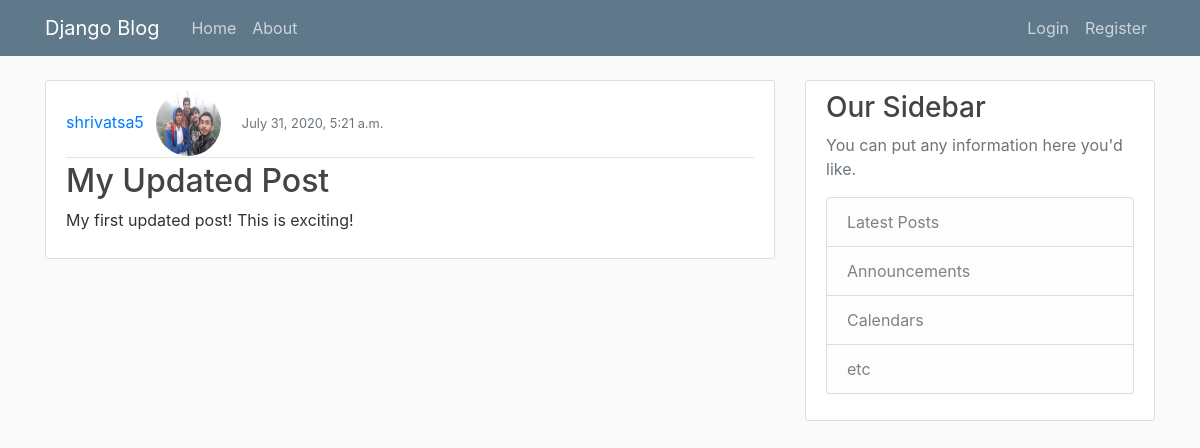
The page /post/22/ on the database its author committed.
### blog/models.py (models this page shows, shortened)
class Post(models.Model):
	title=models.CharField(max_length=100)
	date_posted=models.DateTimeField(default=timezone.now)
	content=models.TextField()
	author=models.ForeignKey(User, on_delete=models.CASCADE)

### accounts/models.py (models this page shows, shortened)
class Profile(models.Model):
	user=models.OneToOneField(User,on_delete=models.CASCADE)
	image=models.ImageField(default='default.jpg',upload_to='profile_pics')

### blog/views.py (the view)
# urls.py: path('post/<int:pk>/', PostDetailView.as_view(), name='blog-detail'),
class PostDetailView(DetailView):
	model=Post

### blog/templates/blog/post_detail.html (shortened to what this page needs)
{% extends "blog/base.html" %}
{%block content %}
        <article class="media content-section">
 		 <div class="media-body">
    		<div class="article-metadata">
      <a class="mr-2" href="{% url 'user-posts' object.author.username %}">{{ object.author }}</a>
      <img class="rounded-circle article-img" src="{{ object.author.profile.image.url }}">
      <small class="text-muted">{{ object.date_posted }}</small>
    </div>
    <h2 class="article-title">{{ object.title }}</h2>
    <p>{{object.content}}</p>
  </div>
		</article>
{%endblock content %}

### blog/static/blog/main.css (style rules this page uses)
body { background: #fafafa; color: #333333; margin-top: 5rem; }
h1, h2, h3, h4, h5, h6 { color: #444444; }
.content-section { background: #ffffff; padding: 10px 20px; border: 1px solid #dddddd; border-radius: 3px; margin-bottom: 20px; }
.article-title { color: #444444; }
.article-img { height: 65px; width: 65px; margin-right: 16px; }
.article-metadata { padding-bottom: 1px; margin-bottom: 4px; border-bottom: 1px solid #e3e3e3 }

### rows shown on the page
Post: author "shrivatsa5", author.profile.image (picture), date_posted "July 31, 2020, 5:21 a.m.", title "My Updated Post", content "My first updated post! This is exciting!"
